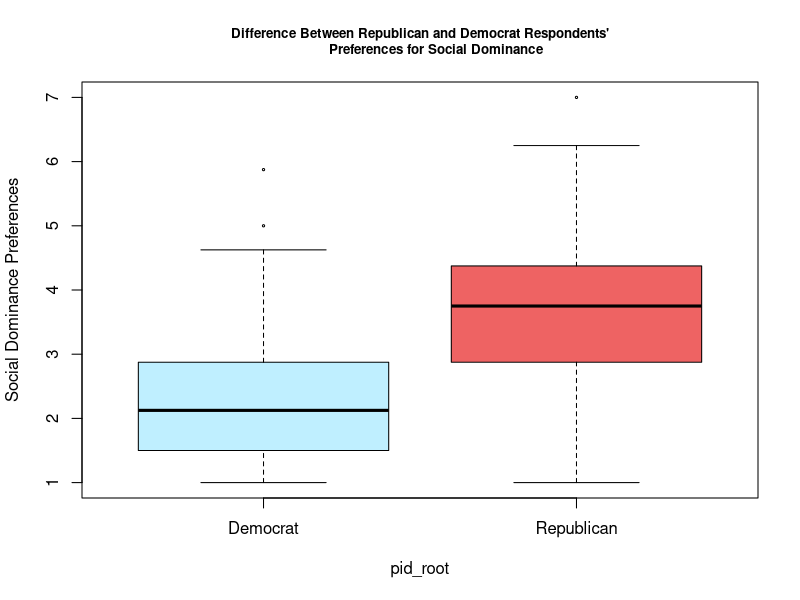
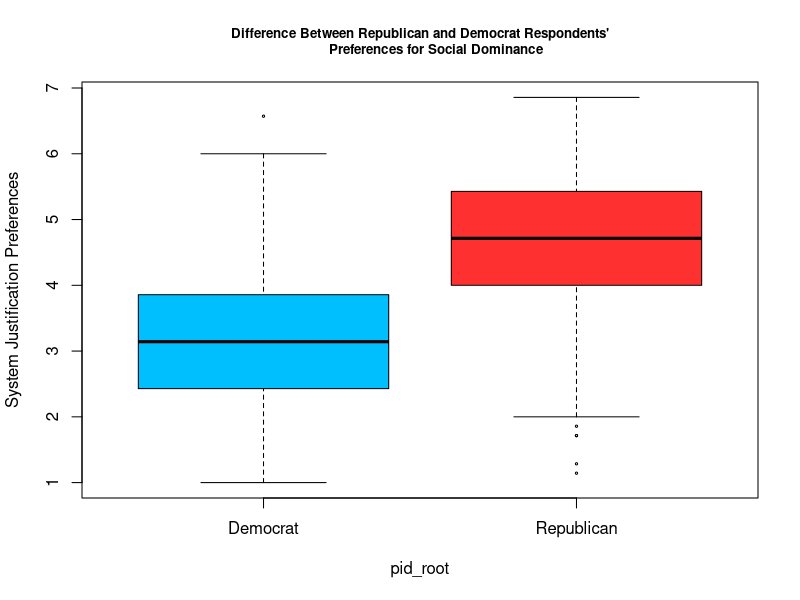
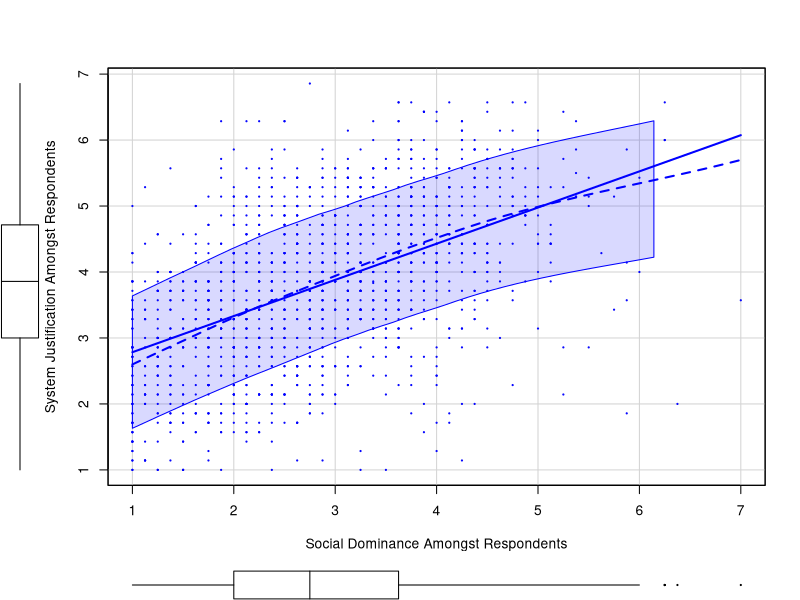
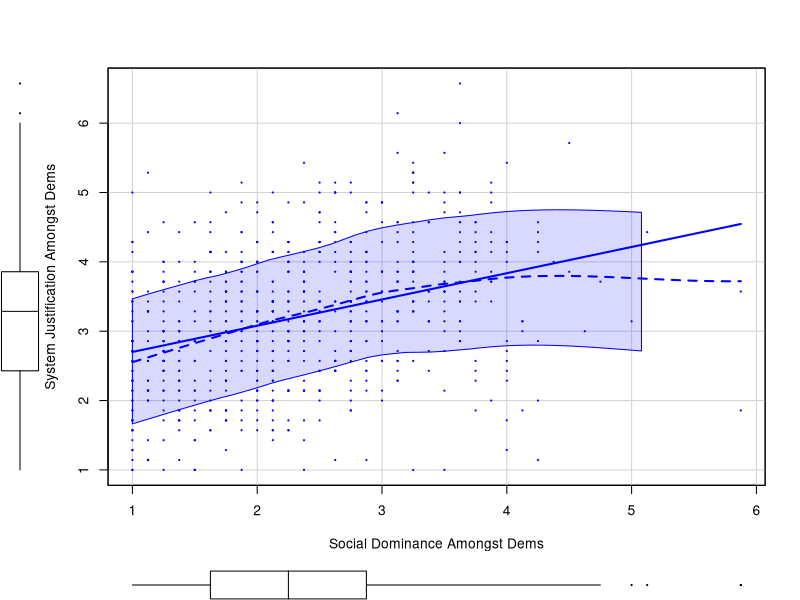
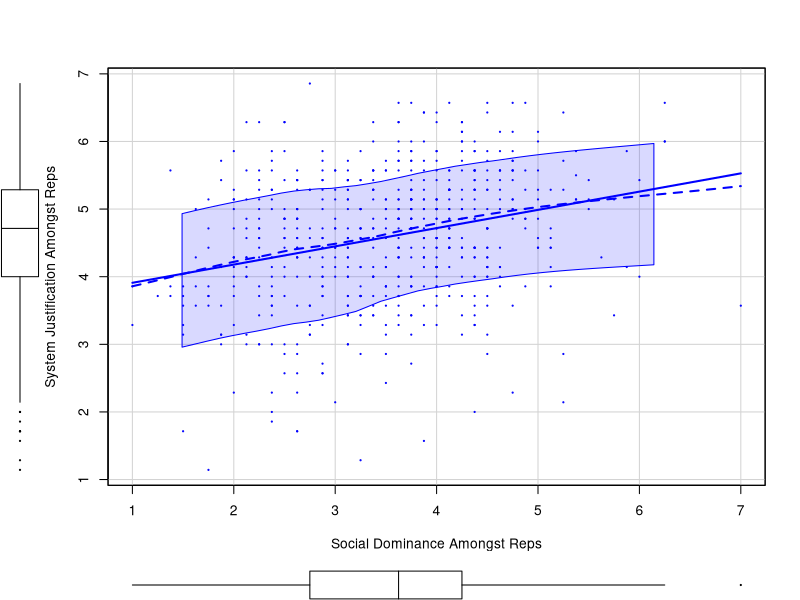

The R script that drew these images, in order: (Note: this script raises an error after producing the figures.)
## RUN LINES 3-8 PRIOR TO ENGAGING CODE FOR PROBLEMS ##

setwd("~/Desktop/POL 51 R Folder")
library(foreign)
dataclass<-read.dta("problemset2data.dta")
attach(dataclass)
install.packages("car")
library(car)





## QUESTION 1: Social dominance for Dems/Reps ##
## Summary stats for Dems - Run one line at a time ##
summary(subset(dataclass, pid_root == 2)$social_dominance,
        na.rm=TRUE)

## Summary stats for Reps ##
summary(subset(dataclass, pid_root == 1)$social_dominance,
        na.rm=TRUE)

## Conducting a t-test ##
attach(dataclass)

t.test(social_dominance~repdem,
       mu=0,
       alternative="two.sided")

## Boxplot for Visualization's Sake ##
pid_root[pid_root==1] <- "Republican"
pid_root[pid_root==2] <- "Democrat"
pid_root[pid_root==3] <- NA
pid_root[pid_root==4] <- NA
pid_root[pid_root==5] <- NA
pid_root[pid_root==6] <- NA
boxplot(social_dominance~pid_root,
        cex = .3,
        ylab="Social Dominance Preferences", cex.ylab = .3,
        main="Difference Between Republican and Democrat Respondents'
        Preferences for Social Dominance", cex.main = .8,
        col=c("lightblue1", "indianred2"))






## QUESTION 2: System Justification for Dems/Reps ##
## Summary stats for Dems - Run one line at a time ##
summary(subset(dataclass, pid_root == 2)$system_justification,
        na.rm=TRUE)

## Summary stats for Reps - Run one line at a time ##
summary(subset(dataclass, pid_root == 1)$system_justification,
        na.rm=TRUE)

## Conducting a t-test ##
attach(dataclass)

t.test(system_justification~repdem,
       mu=0,
       alternative="two.sided")

## Boxplot for Visualization's Sake ##
pid_root[pid_root==1] <- "Republican"
pid_root[pid_root==2] <- "Democrat"
pid_root[pid_root==3] <- NA
pid_root[pid_root==4] <- NA
pid_root[pid_root==5] <- NA
pid_root[pid_root==6] <- NA
boxplot(system_justification~pid_root,
        cex = .3,
        ylab="System Justification Preferences", cex.ylab = .3,
        main="Difference Between Republican and Democrat Respondents'
        Preferences for Social Dominance", cex.main = .8,
        col=c("deepskyblue1", "firebrick1"))







###QUESTION 3: Correlation Between Soc. Dom./Sys. Just. and Dems/Reps ##
scatterplot(system_justification ~ social_dominance,
            xlab = "Social Dominance Amongst Respondents",
            ylab = "System Justification Amongst Respondents",
            cex = .2)
cor(system_justification, social_dominance, use = "complete.obs")

##For Dems - Correlation and Scatterplot - RUN ONE LINE AT A TIME##
dem <- subset(dataclass, repdem == 0)
detach(dataclass)
attach(dem)
scatterplot(system_justification ~ social_dominance,
            xlab = "Social Dominance Amongst Dems",
            ylab = "System Justification Amongst Dems",
            cex = .2)
cor(system_justification, social_dominance, use = "complete.obs")
detach(dem)
attach(dataclass)

##For Reps - Correlation and Scatterplot - RUN ONE LINE AT A TIME##
rep <- subset(dataclass, repdem == 1)
detach(dataclass)
attach(rep)
scatterplot(system_justification ~ social_dominance,
            xlab = "Social Dominance Amongst Reps",
            ylab = "System Justification Amongst Reps",
            cex = .2)
cor(system_justification, social_dominance, use = "complete.obs")
detach(rep)
attach(dataclass)






### QUESTION 4: Death/Crime Condition Effect on Restriction Policy ##
# Summary Statistics for Condition 0 (Crime) #
summary(subset(dataclass, death_crime == 0)$restriction,
        na.rm=TRUE)

# Summary Statistics for Condition 1 (Death) #
summary(subset(dataclass, death_crime == 1)$restriction,
        na.rm=TRUE)

# T-test for difference in Death v. Crime #
t.test(restriction~death_crime, mu=0, paired=FALSE,
       alternative="two.sided")






### QUESTION 6: AGGIE CHALLENGE ###
#Creating a Dummy Variable#
dataclass$ucd_TAMU[dataclass$TAMU== "1"] <- 0
dataclass$ucd_TAMU[dataclass$ucd== "1"] <- 1
dataclass$ucd_TAMU[dataclass$ucd_TAMU==0] <- "Fake (TAMU) Aggies"
dataclass$ucd_TAMU[dataclass$ucd_TAMU==1] <- "Real (UCD) Aggies"

#PART A: SUMMARY/T-TEST for UCD v. TAMU on Social Dominance#
summary(subset(dataclass, ucd==1)$social_dominance, na.rm=TRUE)
summary(subset(dataclass, TAMU==1)$social_dominance, na.rm=TRUE)

t.test(social_dominance~ucd_TAMU, data=dataclass, mu=0, paired=FALSE,
       alternative="two.sided")


#PART B: SUMMARY/T-TEST for UCD v. TAMU on System Justification#
summary(subset(dataclass, ucd==1)$system_justification, na.rm=TRUE)
summary(subset(dataclass, TAMU==1)$system_justification, na.rm=TRUE)

t.test(system_justification~ucd_TAMU, data=dataclass, mu=0, paired=FALSE,
       alternative="two.sided")

#PART C: SUMMARY/T-TEST for UCD v. TAMU in Respect to PID#
summary(subset(dataclass, ucd==1)$ideo9, na.rm=TRUE)
summary(subset(dataclass, TAMU==1)$ideo9, na.rm=TRUE)

t.test(ideo9~ucd_TAMU, data=dataclass, mu=0, paired=FALSE,
       alternative="two.sided")

#PART D: SUMMARY/T-TEST for UCD v. TAMU in Resitriction#
summary(subset(dataclass, ucd==1)$restriction, na.rm=TRUE)
summary(subset(dataclass, TAMU==1)$restriction, na.rm=TRUE)

t.test(restriction~ucd_TAMU, data=dataclass, mu=0, paired=FALSE,
       alternative="two.sided")

#PART E: SUMMARY/T-TEST for UCD v. TAMU in Undoc. Size Estimate#
summary(subset(dataclass, ucd==1)$undocumented_size, na.rm=TRUE)
summary(subset(dataclass, TAMU==1)$undocumented_size, na.rm=TRUE)

t.test(undocumented_size~ucd_TAMU, data=dataclass, mu=0, paired=FALSE,
       alternative="two.sided")




### PROBLEM 7: Linear Regression ###
regmod2<-lm(restriction~social_dominance + system_justification + sex)
summary(regmod2)




### PROBLEM 8: CHAIN MIGRATION V. FAMILY REUNIFICATION ###
#Terminology: Chain Migration#
summary(subset(dataclass, chain_family == 0)$family_policy,
        na.rm=TRUE)
#Terminology: Family Reunification#
summary(subset(dataclass, chain_family ==1)$family_policy,
        na.rm=TRUE)

#T-Test of the Two#
t.test(family_policy~chain_family, data=dataclass, mu=0, paired=FALSE,
       alternative="two.sided")




### PROBLEM 9: WILDCARD ###
##PART 1: Latino Preferences on Restrictionist Policy ##
# Summary of Latinos/Others Restriction Policy Preferences#
summary(subset(dataclass, R_latino == 0)$restriction,
        na.rm=TRUE)
summary(subset(dataclass, R_latino == 1)$restriction,
        na.rm=TRUE)

# Correlation and Boxplot of Latino Preferences on Restrictionist Policy #
cor(R_latino, restriction, use = "complete.obs")

# T-Test for This #
t.test(restriction~R_latino, data=dataclass, mu=0, paired=FALSE,
       alternative="two.sided")

# Boxplot of these two variables #
R_latino[R_latino==0] <- "Other Ethnicities"
R_latino[R_latino==1] <- "Latinos"
boxplot(restriction~R_latino,
        cex = .3,
        ylab="Restrictionist Preferences", cex.ylab = .3,
        main="Lower Latino Restrictionst
Policy Preferences", cex.main = .8,
        col=c("lightblue1", "indianred2"))

#Linear Regression #
regmod2<-lm(restriction~R_latino)
summary(regmod2)


## PART 2: Whites and System Justification ##
summary(subset(dataclass, R_onlywhite == 0)$restriction,
        na.rm=TRUE)
summary(subset(dataclass, R_onlywhite == 1)$restriction,
        na.rm=TRUE)

# Correlation and Boxplot of Latino Preferences on Restrictionist Policy #
cor(R_onlywhite, system_justification, use = "complete.obs")

# T-Test for This #
t.test(system_justification~R_onlywhite, data=dataclass, mu=0, paired=FALSE,
       alternative="two.sided")

# Boxplot of these two variables #
R_onlywhite[R_onlywhite==0] <- "Other Ethnicities"
R_onlywhite[R_onlywhite==1] <- "White"
boxplot(system_justification~R_onlywhite,
        cex = .3,
        ylab="System Justification Preferences", cex.ylab = .1,
        main="Higher White System
Justification Preferences", cex.main = .8,
        col=c("limegreen", "papayawhip"))

#Linear Regression #
regmod2<-lm(restriction~R_latino)
summary(regmod2)


##PART 3: Estimated Deaths Between Whites and Other Ethnicities
summary(subset(dataclass, R_onlywhite == 0)$estimate_dead,
        na.rm=TRUE)
summary(subset(dataclass, R_onlywhite == 1)$estimate_dead,
        na.rm=TRUE)

# Correlation and Boxplot of Latino Preferences on Restrictionist Policy #
cor(R_onlywhite, estimate_dead, use = "complete.obs")

# T-Test for This #
t.test(estimate_dead~R_onlywhite, data=dataclass, mu=0, paired=FALSE,
       alternative="two.sided")

# Boxplot of these two variables #
R_onlywhite[R_onlywhite==0] <- "Other Ethnicities"
R_onlywhite[R_onlywhite==1] <- "White"
boxplot(estimate_dead~R_onlywhite,
        cex = .3,
        ylab="Estimated Deaths", cex.ylab = .3,
        main="Lower White Estimates
of Immigrant Deaths", cex.main = .8,
        col=c("khaki", "lightsalmon"))

#Linear Regression #
regmod2<-lm(restriction~R_latino)
summary(regmod2)



### FIN ###









